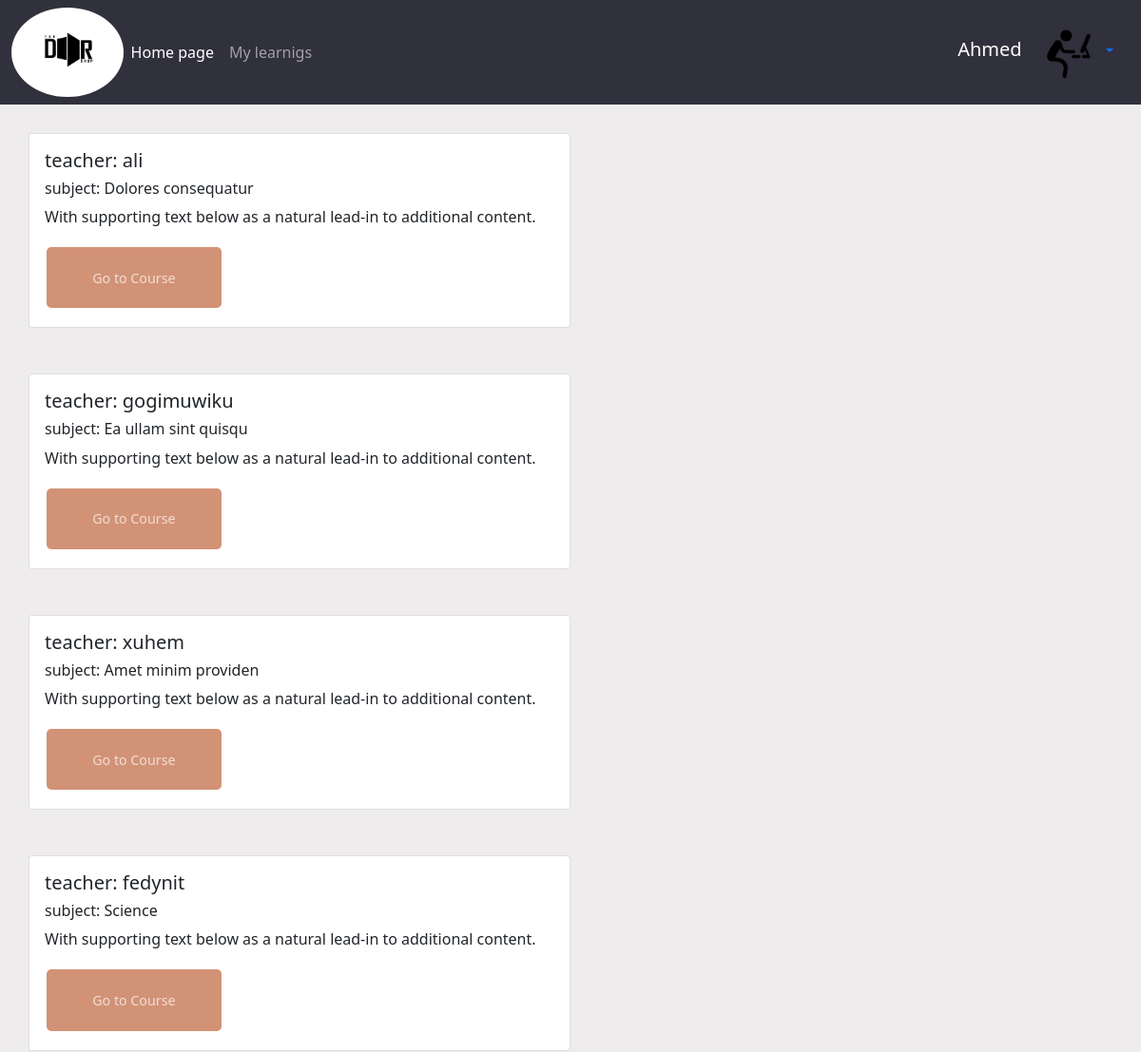
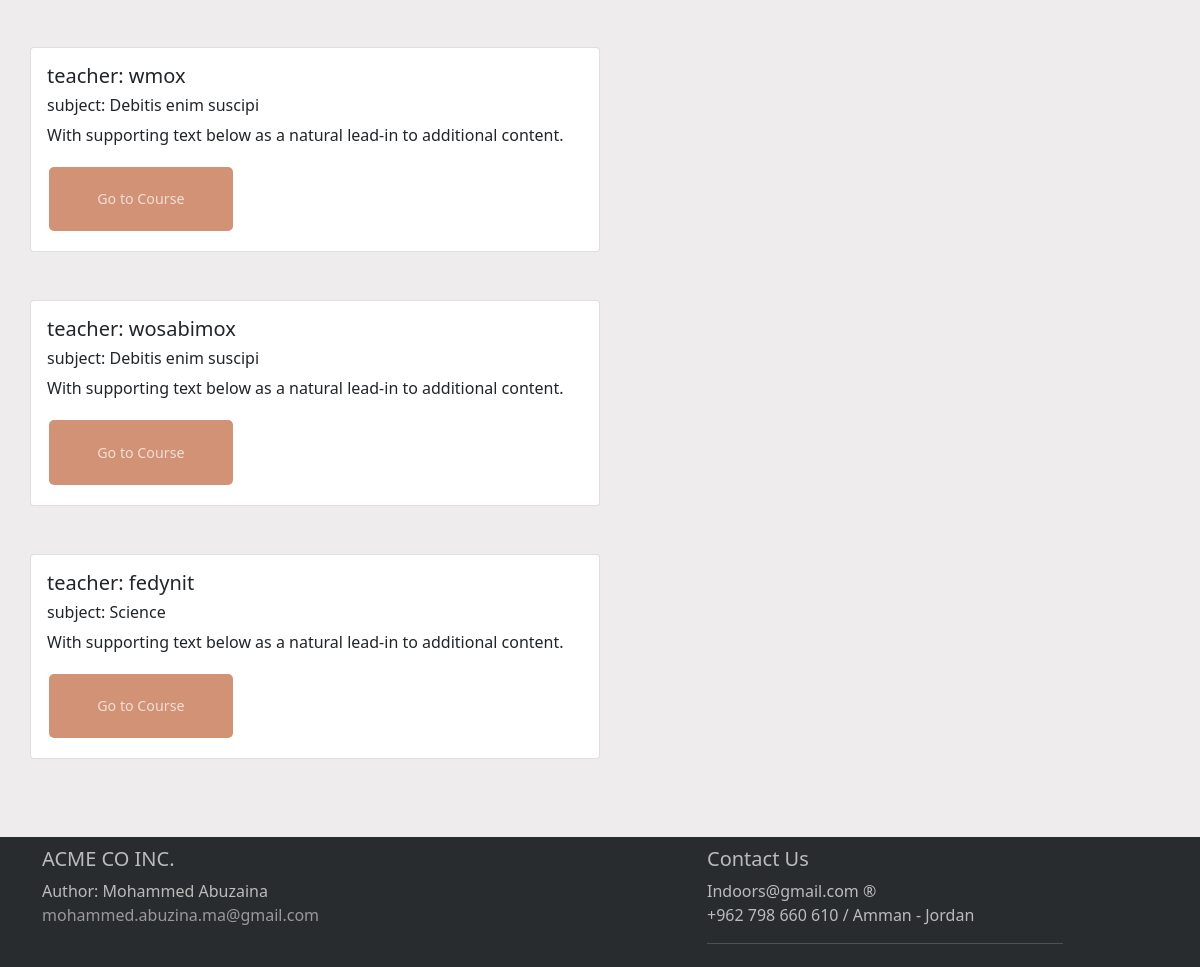
Page /learnings.php (signed in) on the committed database (2 pictures, top to bottom).
### tables this page shows
CREATE TABLE IF NOT EXISTS `student` (
  `id` int NOT NULL AUTO_INCREMENT,
  `username` varchar(255) NOT NULL,
  `password` varchar(255) NOT NULL,
  `email` varchar(255) NOT NULL,
  `phone_number` int NOT NULL,
  `university` varchar(255) NOT NULL,
  `major` varchar(255) NOT NULL,
  `img` varchar(255) NOT NULL,
  PRIMARY KEY (`id`)
);

CREATE TABLE IF NOT EXISTS `cart` (
  `id` int NOT NULL AUTO_INCREMENT,
  `teacher_id` int NOT NULL,
  `teacher_name` varchar(255) NOT NULL,
  `student_id` int NOT NULL,
  `subject` varchar(255) NOT NULL,
  PRIMARY KEY (`id`),
  KEY `student_id` (`student_id`),
  KEY `cart_ibfk_2` (`teacher_id`)
);

### learnings.php (the view, shortened to what this page needs)
<?php
include 'init/connect.php';
?>
<?php
    $id=$_SESSION['id'];
    $sql="SELECT * from student where id='$id'";
    $result=mysqli_query($conn,$sql);
    $rows=mysqli_fetch_assoc($result);
?>
<!DOCTYPE html>
<html lang="en">
<head>
    <link rel="stylesheet" href="style.css">
    <link rel="stylesheet" href="home_style.css">
    <link href="https://cdn.jsdelivr.net/npm/bootstrap@5.1.3/dist/css/bootstrap.min.css" rel="stylesheet"
>
</head>
<body>
    <nav class="navbar navbar-expand-lg navbar-dark bg-darke">
        <div class="container-fluid">
            <img src="./imgs/logo2.png" class="rounded-circle" alt="Cinque Terre" width="10%">
            <div class="collapse navbar-collapse" id="navbarSupportedContent">
                <ul class="navbar-nav me-auto mb-2 mb-lg-0">
                    <li class="nav-item">
                        <a class="nav-link active" aria-current="page" href="./home_student.php">Home page</a>
                    </li>
                    <li class="nav-item">
                        <a class="nav-link " aria-current="page" href="./learnings.php?id=<?=$rows['id'];?>">My
                            learnigs</a>
                    </li>
                </ul>
                <div class="collapse navbar-collapse" id="navbarSupportedContent">
                    <div class="dropdown ms-auto as ">
                        <span class="navbar-brand" href=""> <?= $rows['username']; ?></span>
                        <a class="dropdown-toggle ms-auto" role="button" id="dropdownMenuLink" data-bs-toggle="dropdown"
                            aria-expanded="false">
                            <img src="./imgs/bran.png" width="60vh" alt="">
                        </a>
                    </div>
                </div>
            </div>
    </nav>
    <div class="padd">
        <?php
    $sql1="SELECT * from cart where student_id='$id'  ";
    $result1=mysqli_query($conn,$sql1) or die(mysqli_error($conn));
    while($row=mysqli_fetch_assoc($result1)){
        ?>
        <form action="" method="post">
            <div class="card w-50 mb-5 col-sm-6">
                <div class="card-body">
                    <h5 class="card-title">teacher: <?=$row['teacher_name']?></h5>
                    <h6 class="card-title">subject: <?=$row['subject']?></h6>
                    <p class="card-text">With supporting text below as a natural lead-in to additional content.</p>
                    <button type="submit" name="show" class="btn-brown" style="vertical-align:middle" id="inputfield1">
                        <span>Go to Course</span></button>
                </div>
            </div>
        </form>
        <?php
    }
         ?>
    </div>
    <?php
include 'footer.php';
?>
</body>
</html>

### footer.php (shortened to what this page needs)
<footer class="footer">
    <div class="container">
        <div class="row">
            <div class="col-md-7">
                <h5><i class="fa fa-road"></i> ACME CO INC.</h5>
                <div class="row">
                    <div class="col-6">
                        <p>Author: Mohammed Abuzaina<br>
                            <a href="mohammed.abuzina.ma@gmail.com">mohammed.abuzina.ma@gmail.com</a>
                        </p>
                    </div>
                    <div class="col-3">
                    </div>
                </div>
                <br>
            </div>
            <div class="col-md-4">
                <h5 class="text-md-right">Contact Us</h5>
                <a> Indoors@gmail.com</a> &reg;<br>
                <a> +962 798 660 610 </a> /
                <a> Amman - Jordan </a>
                <hr>
            </div>
        </div>
    </div>
</footer>

### style.css (style rules this page uses)
.bg-darke { background-color: #1c1b29e7; }
div a { text-decoration: none; }
.as { margin-right: 2%; }
footer { padding-top: 10px; background-color: #292c2f; color: #bbb; }
footer a { color: #999; text-decoration:none; }

### home_style.css (style rules this page uses)
* { margin: 0; padding: 0; box-sizing: border-box; }
.padd { background-color: rgba(218, 214, 214, 0.472); padding:30px; }
.btn-brown { background-color: #d29276; border: none; border-radius: 5px; color: rgba(255, 255, 255, 0.699); padding: 4% 9%; text-align: center; text-decoration: none; display: inline-block; font-size: 89%; margin: 4px 2px; cursor: pointer; -webkit-transition-duration: 0.4s; transition-duration: 0.2s; }
.btn-brown span { cursor: pointer; display: inline-block; position: relative; transition: 0.2s; }
.btn-brown span:after { content: '\00bb'; position: absolute; opacity: 0; top: 0; right: -50px; }

### rows in the picture
student: username "Ahmed"
cart: teacher_name "ali", subject "Dolores consequatur"
cart: teacher_name "gogimuwiku", subject "Ea ullam sint quisqu"
cart: teacher_name "xuhem", subject "Amet minim providen"
cart: teacher_name "fedynit", subject "Science"
cart: teacher_name "wmox", subject "Debitis enim suscipi"
cart: teacher_name "wosabimox", subject "Debitis enim suscipi"
cart: teacher_name "fedynit", subject "Science"
